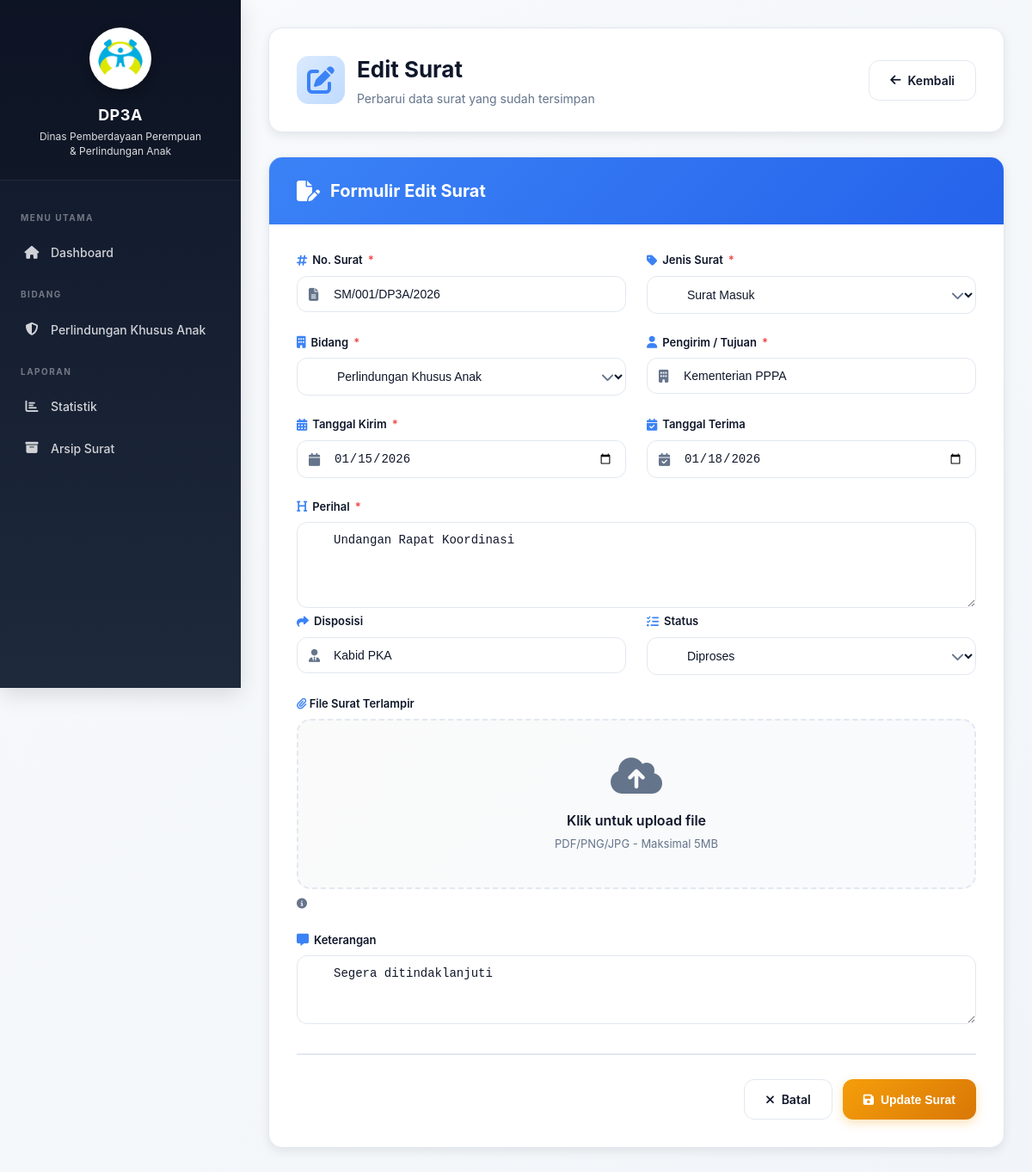
The page /edit.php?id=1 on the database its author committed.
### tables this page shows
CREATE TABLE surat (
  id INT(11) NOT NULL AUTO_INCREMENT,
  no_surat VARCHAR(50) NOT NULL,
  jenis_surat ENUM('masuk','keluar') NOT NULL,
  bidang VARCHAR(100) NOT NULL,
  pengirim VARCHAR(100) NOT NULL,
  tanggal_kirim DATE NOT NULL,
  tanggal_terima DATE NOT NULL,
  perihal TEXT NOT NULL,
  disposisi TEXT DEFAULT NULL,
  status ENUM('diterima','diproses','selesai','ditolak') DEFAULT 'diterima',
  keterangan TEXT DEFAULT NULL,
  file_surat VARCHAR(255) DEFAULT NULL,
  created_at TIMESTAMP NOT NULL DEFAULT CURRENT_TIMESTAMP(),
  updated_at TIMESTAMP NOT NULL DEFAULT CURRENT_TIMESTAMP() ON UPDATE CURRENT_TIMESTAMP(),
  PRIMARY KEY (id),
  UNIQUE KEY no_surat (no_surat)
);

### edit.php (the view, shortened to what this page needs)
<?php
require_once 'config.php';
$id = isset($_GET['id']) ? (int)$_GET['id'] : 0;
$res = $conn->query("SELECT * FROM surat WHERE id = $id");
$s = $res->fetch_assoc();
?>
<!DOCTYPE html>
<html lang="id">
<head>
    <link rel="stylesheet" href="https://cdnjs.cloudflare.com/ajax/libs/font-awesome/6.5.0/css/all.min.css">
</head>
<body>
    <aside class="sidebar" id="sidebar">
        <div class="sidebar-header">
            <div class="sidebar-logo">
                <img src="assets/img/logo-dp3a.png" alt="Logo DP3A">
            </div>
            <h2>DP3A</h2>
            <p>Dinas Pemberdayaan Perempuan<br>& Perlindungan Anak</p>
        </div>
        <nav class="sidebar-nav">
            <div class="nav-label">MENU UTAMA</div>
            <a href="index.php" class="nav-item"><span class="icon"><i class="fas fa-home"></i></span> Dashboard</a>
            <div class="nav-label">BIDANG</div>
            <a href="index.php?bidang=Perlindungan%20Khusus%20Anak" class="nav-item"><span class="icon"><i class="fas fa-shield-alt"></i></span> Perlindungan Khusus Anak</a>
            <div class="nav-label">LAPORAN</div>
            <a href="statistik.php" class="nav-item"><span class="icon"><i class="fas fa-chart-bar"></i></span> Statistik</a>
            <a href="arsip.php" class="nav-item"><span class="icon"><i class="fas fa-archive"></i></span> Arsip Surat</a>
        </nav>
    </aside>
    <div class="main-content">
        <div class="page-header">
            <div class="page-title">
                <i class="fas fa-edit"></i>
                <div>
                    <h1>Edit Surat</h1>
                    <p>Perbarui data surat yang sudah tersimpan</p>
                </div>
            </div>
            <a href="index.php" class="btn btn-outline"><i class="fas fa-arrow-left"></i> Kembali</a>
        </div>
        <div class="form-container">
            <div class="form-header">
                <i class="fas fa-file-edit"></i>
                <h2>Formulir Edit Surat</h2>
            </div>
            <div class="form-body">
                <form method="POST" enctype="multipart/form-data" id="formEdit">
                    <div class="form-grid">
                        <div class="form-group">
                            <label><i class="fas fa-hashtag"></i> No. Surat <span class="required">*</span></label>
                            <div class="input-wrapper">
                                <input type="text" name="no_surat" class="form-control" value="<?=htmlspecialchars($s['no_surat'])?>" required>
                                <i class="fas fa-file-alt input-icon"></i>
                            </div>
                        </div>
                        <div class="form-group">
                            <label><i class="fas fa-tag"></i> Jenis Surat <span class="required">*</span></label>
                            <div class="input-wrapper">
                                <select name="jenis_surat" class="form-control" required>
                                    <option value="masuk" <?=$s['jenis_surat']=='masuk'?'selected':''?>>Surat Masuk</option>
                                </select>
                                <i class="fas fa-chevron-down input-icon" style="left: auto; right: 14px;"></i>
                            </div>
                        </div>
                        <div class="form-group">
                            <label><i class="fas fa-building"></i> Bidang <span class="required">*</span></label>
                            <div class="input-wrapper">
                                <select name="bidang" class="form-control" required>
                                    <option value="Perlindungan Khusus Anak" <?=$s['bidang']=='Perlindungan Khusus Anak'?'selected':''?>>Perlindungan Khusus Anak</option>
                                </select>
                                <i class="fas fa-chevron-down input-icon" style="left: auto; right: 14px;"></i>
                            </div>
                        </div>
                        <div class="form-group">
                            <label><i class="fas fa-user"></i> Pengirim / Tujuan <span class="required">*</span></label>
                            <div class="input-wrapper">
                                <input type="text" name="pengirim" class="form-control" value="<?=htmlspecialchars($s['pengirim'])?>" required>
                                <i class="fas fa-building input-icon"></i>
                            </div>
                        </div>
                        <div class="form-group">
                            <label><i class="fas fa-calendar-alt"></i> Tanggal Kirim <span class="required">*</span></label>
                            <div class="input-wrapper">
                                <input type="date" name="tanggal_kirim" class="form-control" value="<?=$s['tanggal_kirim']?>" required>
                                <i class="fas fa-calendar input-icon"></i>
                            </div>
                        </div>
                        <div class="form-group">
                            <label><i class="fas fa-calendar-check"></i> Tanggal Terima</label>
                            <div class="input-wrapper">
                                <input type="date" name="tanggal_terima" class="form-control" value="<?=$s['tanggal_terima']?>">
                                <i class="fas fa-calendar-check input-icon"></i>
                            </div>
                        </div>
                    </div>
                    <div class="form-group full-width">
                        <label><i class="fas fa-heading"></i> Perihal <span class="required">*</span></label>
                        <div class="input-wrapper">
                            <textarea name="perihal" class="form-control" required><?=htmlspecialchars($s['perihal'])?></textarea>
                        </div>
                    </div>
                    <div class="form-grid">
                        <div class="form-group">
                            <label><i class="fas fa-share"></i> Disposisi</label>
                            <div class="input-wrapper">
                                <input type="text" name="disposisi" class="form-control" value="<?=htmlspecialchars($s['disposisi'])?>">
                                <i class="fas fa-user-tie input-icon"></i>
                            </div>
                        </div>
                        <div class="form-group">
                            <label><i class="fas fa-tasks"></i> Status</label>
                            <div class="input-wrapper">
                                <select name="status" class="form-control">
                                    <option value="diproses" <?=$s['status']=='diproses'?'selected':''?>>Diproses</option>
                                </select>
                                <i class="fas fa-chevron-down input-icon" style="left: auto; right: 14px;"></i>
                            </div>
                        </div>
                    </div>
                    <div class="file-upload-container">
                        <label style="display:block; font-size:13px; font-weight:600; margin-bottom:8px;">
                            <i class="fas fa-paperclip" style="color:var(--secondary);"></i> File Surat Terlampir
                        </label>
                        <div class="file-upload-zone" id="fileUploadZone" onclick="document.getElementById('file_surat').click()">
                            <i class="fas fa-cloud-upload-alt"></i>
                            <h3><?= $s['file_surat'] ? 'Klik untuk ganti file' : 'Klik untuk upload file' ?></h3>
                            <p>PDF/PNG/JPG - Maksimal 5MB</p>
                        </div>
                        <div class="help-text" style="margin-top:8px; font-size:12px; color:var(--text-muted);">
                            <i class="fas fa-info-circle"></i>
                        </div>
                    </div>
                    <div class="form-group full-width">
                        <label><i class="fas fa-comment-alt"></i> Keterangan</label>
                        <div class="input-wrapper">
                            <textarea name="keterangan" class="form-control" style="min-height:80px;"><?=htmlspecialchars($s['keterangan'])?></textarea>
                        </div>
                    </div>
                    <div class="form-actions">
                        <a href="index.php" class="btn btn-outline"><i class="fas fa-times"></i> Batal</a>
                        <button type="submit" class="btn btn-warning">
                            <i class="fas fa-save"></i> Update Surat
                        </button>
                    </div>
                </form>
            </div>
        </div>
    </div>
</body>
</html>

### rows shown on the page
surat: no_surat "SM/001/DP3A/2026", jenis_surat "Surat Masuk", bidang "Perlindungan Khusus Anak", pengirim "Kementerian PPPA", tanggal_kirim "01/15/2026", tanggal_terima "01/18/2026", perihal "Undangan Rapat Koordinasi", disposisi "Kabid PKA", status "Diproses", keterangan "Segera ditindaklanjuti"
